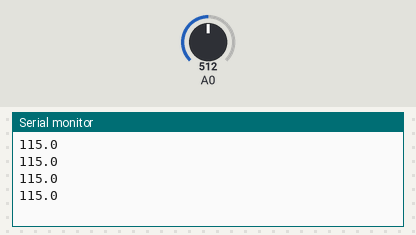
A sketch run on a simulated ESP8266 (NodeMCU). Shown: the last lines printed to the serial monitor. The test bench sets the inputs (shaded band); at power-on: A0 = 512. WiFi joins after 1.5 s; servers stay silent unless stated.

Above: at 3.0 s.
3.1 s: A0 set to 716
At 3.51 s:
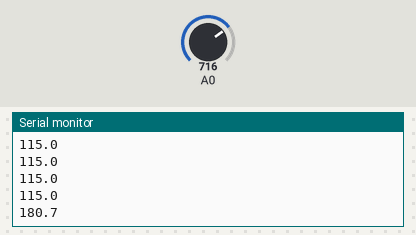
4.6 s: A0 set to 900
At 4.71 s:
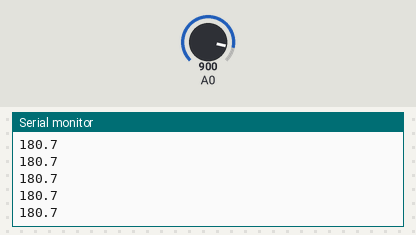
Timing chart, 0 to 7.6 s (numbered marks = the images above; inputs shaded):
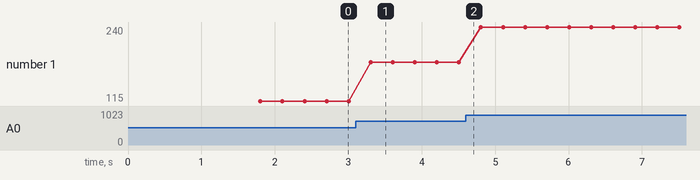

The sketch:

sketch_jul07h.ino
```cpp
#define BLYNK_PRINT Serial

#include <ESP8266WiFi.h>
#include <BlynkSimpleEsp8266.h>

// You should get Auth Token in the Blynk App.
// Go to the Project Settings (nut icon).
char auth[] = "tkjfVN60ctvtXnDJwmpMc_5iHUNau-in";

// Your WiFi credentials.
// Set password to "" for open networks.
char ssid[] = "Ajou Univ P";
char pass[] = "";

void setup() {
  // put your setup code here, to run once:
Serial.begin(9600);
Blynk.begin(auth, ssid, pass);
}

BLYNK_READ(V0){
  int adcValue = analogRead(A0);
  float voltage = adcValue*33/1024.0;
  float temp=100.0*voltage -50;
  Blynk.virtualWrite(V0, temp);
}

void loop() {
  // put your main code here, to run repeatedly:
  int signalLevel = analogRead(A0);
  float voltage = signalLevel*3.3/1024.0;
  float temp = 100.0*voltage - 50;
  Serial.println(temp, 1);
  delay(300);
Blynk.run();
}
```

Measured:
- after the input at 3.1 s, the serial monitor: prints a new line after 0.21 s (image 1)
- plotted number 1: 115 → 180.7 after the input at 3.1 s, 180.7 → 240 after the input at 4.6 s
